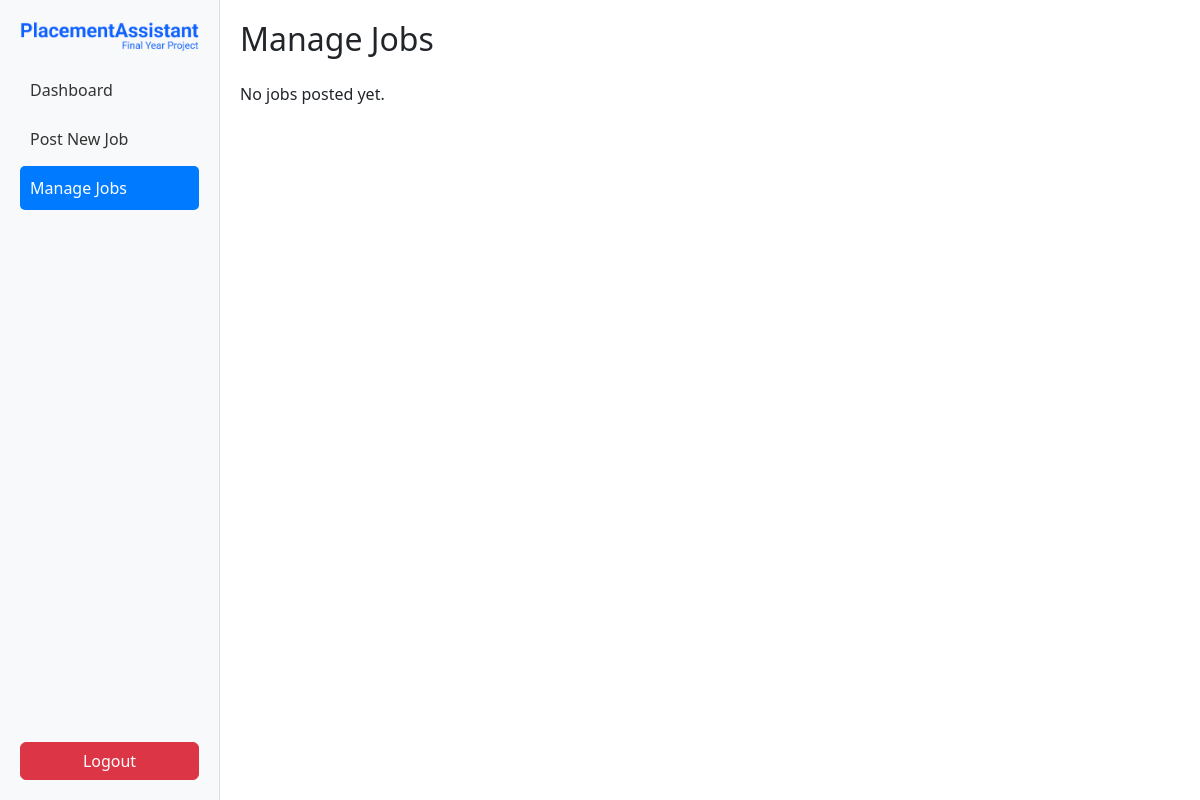
/jobs/manage_jobs/ (signed in), run on an earlier commit of the app's database.
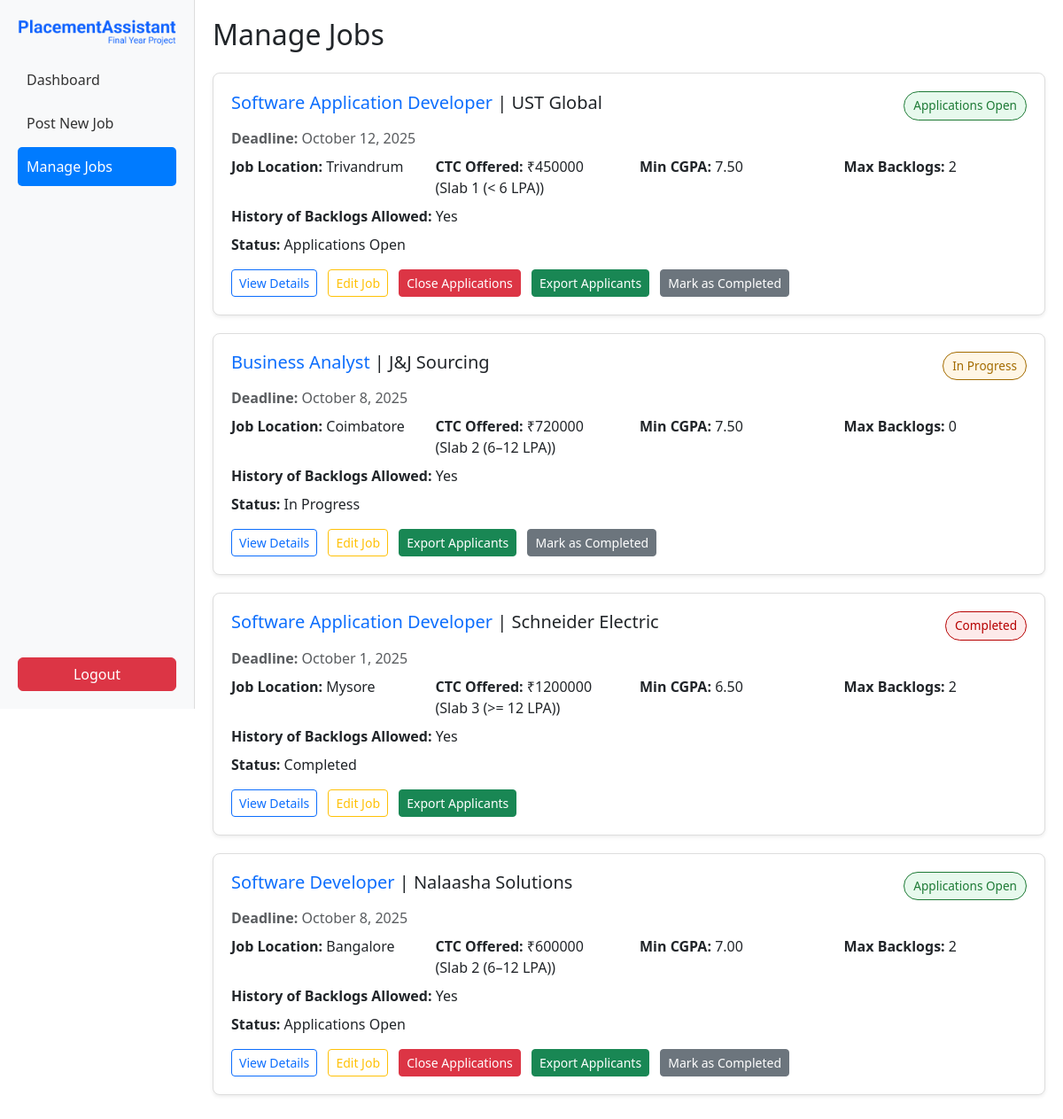
And on a later commit of the database.
### jobs/models.py (models this page shows, shortened)
class Job(models.Model):
    SLAB_CHOICES = [
        (1, "Slab 1 (< 6 LPA)"),
        (2, "Slab 2 (6–12 LPA)"),
        (3, "Slab 3 (>= 12 LPA)"),
    ]
    STATUS_CHOICES = [
        ('open', 'Applications Open'),
        ('progress', 'In Progress'),
        ('closed', 'Completed'),
    ]
    title = models.CharField(max_length=255)
    company_name = models.CharField(max_length=255)
    location = models.CharField(max_length=255)
    ctc = models.DecimalField(max_digits=10, decimal_places=2)  # LPA
    slab = models.IntegerField(choices=SLAB_CHOICES, blank=True, null=True)
    deadline = models.DateTimeField()
    min_cgpa = models.DecimalField(max_digits=4, decimal_places=2)
    max_backlogs = models.IntegerField(default=0)
    history_allowed = models.BooleanField(default=True)
    jd_file = models.FileField(upload_to="job_descriptions/",null=True, blank=True)
    created_by = models.ForeignKey(User, on_delete=models.CASCADE, related_name="posted_jobs")
    created_at = models.DateTimeField(auto_now_add=True)
    status = models.CharField(max_length=20, choices=STATUS_CHOICES, default='open')

### jobs/views.py (the view)
# urls.py: path('manage_jobs/', views.manage_jobs, name='manage_jobs'),
@login_required
def manage_jobs(request):
    jobs = Job.objects.filter(created_by=request.user).order_by('-created_at')
    return render(request, 'jobs/manage_jobs.html', {'jobs': jobs})

### jobs/templates/jobs/manage_jobs.html (shortened to what this page needs)
{% load static %}
<!DOCTYPE html>
<html lang="en">
<head>
  <link href="https://cdn.jsdelivr.net/npm/bootstrap@5.3.2/dist/css/bootstrap.min.css" rel="stylesheet">
</head>
<body>
  <div class="d-flex">
    <div class="sidebar">
      <div>
        <div class="logo-container text-center mb-3">
          <img src="{% static 'images/logo.png' %}" alt="Logo" class="img-fluid" style="max-height:40px;">
        </div>
        <a href="{% url 'coordinator_dashboard' %}">Dashboard</a>
        <a href="{% url 'post_job' %}">Post New Job</a>
        <a href="{% url 'manage_jobs' %}" class="active">Manage Jobs</a>
      </div>
      <div>
        <form method="post" action="{% url 'logout' %}">
          <button type="submit" class="btn btn-danger w-100 mt-3">Logout</button>
        </form>
      </div>
    </div>
    <div class="main-content">
      <h2 class="mb-4">Manage Jobs</h2>
      {% for job in jobs %}
      <div class="job-card shadow-sm">
        <div class="d-flex justify-content-between align-items-center mb-2">
          <div>
            <h5><a href="#" class="text-primary text-decoration-none">{{ job.title }}</a> | {{ job.company_name }}</h5>
          </div>
          <span class="status-badge
            {% if job.status == 'open' %}status-open{% elif job.status == 'progress' %}status-progress{% else %}status-closed{% endif %}">
            {{ job.get_status_display }}
          </span>
        </div>
        <p class="text-muted mb-1"><strong>Deadline:</strong> {{ job.deadline|date:"F j, Y" }}</p>
        <div class="row mt-2">
          <div class="col-md-3"><strong>Job Location:</strong> {{ job.location }}</div>
          <div class="col-md-3"><strong>CTC Offered:</strong> ₹{{ job.ctc|floatformat:0 }} ({{ job.get_slab_display }})</div>
          <div class="col-md-3"><strong>Min CGPA:</strong> {{ job.min_cgpa }}</div>
          <div class="col-md-3"><strong>Max Backlogs:</strong> {{ job.max_backlogs }}</div>
        </div>
        <div class="mt-2">
          <strong>History of Backlogs Allowed:</strong> {% if job.history_allowed %}Yes{% else %}No{% endif %}
        </div>
        <div class="mt-2"><strong>Status:</strong> {{ job.get_status_display }}</div>
        <div class="action-btns mt-3">
          {% if job.jd_file %}
            <a href="{{ job.jd_file.url }}" target="_blank" class="btn btn-outline-primary btn-sm">
              View Details
            </a>
          {% endif %}
          <a href="{% url 'edit_job' job.id %}" class="btn btn-outline-warning btn-sm">Edit Job</a>
          {% if job.status == 'open' %}
            <a href="{% url 'close_applications' job.id %}" class="btn btn-danger btn-sm">Close Applications</a>
          {% endif %}
          <a href="{% url 'export_applicants_excel' job.id %}" class="btn btn-success btn-sm">Export Applicants</a>
          {% if job.status != 'closed' %}
            <a href="{% url 'mark_completed' job.id %}" class="btn btn-secondary btn-sm">Mark as Completed</a>
          {% endif %}
        </div>
      </div>
      {% empty %}
        <p>No jobs posted yet.</p>
      {% endfor %}
    </div>
  </div>
</body>
</html>

What changed in the data, as far as the page shows it:
added Job: title "Software Application Developer", company_name "UST Global", status "Applications Open", deadline "October 12, 2025", location "Trivandrum", ctc "450000", slab "Slab 1 (< 6 LPA)", min_cgpa "7.50", max_backlogs "2", history_allowed "Yes", shows "Close Applications", shows "Mark as Completed"
added Job: title "Business Analyst", company_name "J&J Sourcing", status "In Progress", deadline "October 8, 2025", location "Coimbatore", ctc "720000", slab "Slab 2 (6–12 LPA)", min_cgpa "7.50", max_backlogs "0", history_allowed "Yes", shows "Mark as Completed"
added Job: title "Software Application Developer", company_name "Schneider Electric", status "Completed", deadline "October 1, 2025", location "Mysore", ctc "1200000", slab "Slab 3 (>= 12 LPA)", min_cgpa "6.50", max_backlogs "2", history_allowed "Yes"
added Job: title "Software Developer", company_name "Nalaasha Solutions", status "Applications Open", deadline "October 8, 2025", location "Bangalore", ctc "600000", slab "Slab 2 (6–12 LPA)", min_cgpa "7.00", max_backlogs "2", history_allowed "Yes", shows "Close Applications", shows "Mark as Completed"
Also different on the page:
text no longer shown: "No jobs posted yet."
